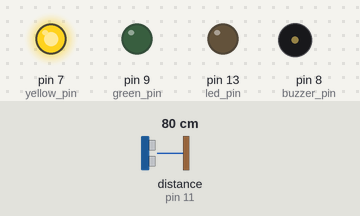
This sketch was run on a simulated Arduino Uno, built with avr-gcc and run on an emulated ATmega328P. Shown: output pins drawn as LEDs (lit = HIGH), buzzer (waves = sounding). Wiring (inferred from the names in the program): ultrasonic range finder: trigger pin 10; echo pin 11. The test bench sets the inputs (shaded band); at power-on: distance to the obstacle (sensor on pin 11) 80 cm. The echo pulse lasts 58.3 µs per cm; pins used as bus, display or sensor lines are not drawn.

Above: at 1.8 s.
1.9 s: distance to the obstacle (sensor on pin 11) set to 120 cm
At 2.6 s:
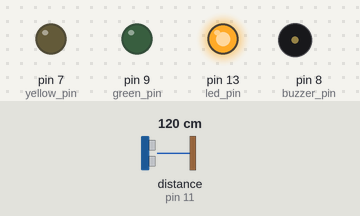
5.5 s: distance to the obstacle (sensor on pin 11) set to 200 cm
9.0 s: distance to the obstacle (sensor on pin 11) set to 206 cm
At 9.34 s:
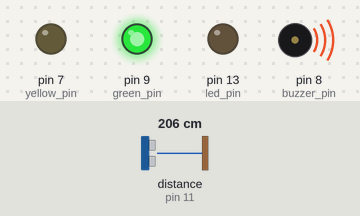
12.6 s: distance to the obstacle (sensor on pin 11) set to 2 cm
At 13.25 s:
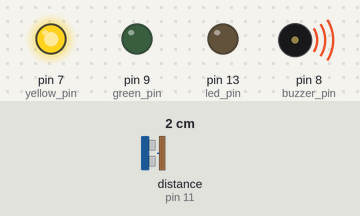
16.6 s: distance to the obstacle (sensor on pin 11) set to 250 cm
At 18.0 s:
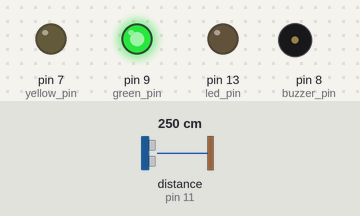
Timing chart, 0 to 21.7 s (numbered marks = the images above; inputs shaded):
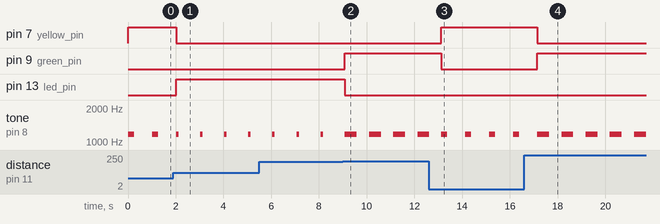

Measured:
- the behaviour switches between 203 and 204 cm on distance to the obstacle (sensor on pin 11) (found by bisection; images 1 and 2)
- after the input at 1.9 s, pin 7 (yellow_pin): HIGH → LOW after 0.12 s; pin 13 (led_pin): LOW → HIGH after 0.12 s
- after the input at 9.0 s, pin 9 (green_pin): LOW → HIGH after 0.09 s; pin 13 (led_pin): HIGH → LOW after 0.09 s
- after the input at 12.6 s, pin 7 (yellow_pin): LOW → HIGH after 0.53 s; pin 9 (green_pin): HIGH → LOW after 0.53 s
- after the input at 16.6 s, pin 7 (yellow_pin): HIGH → LOW after 0.55 s; pin 9 (green_pin): LOW → HIGH after 0.55 s
- by itself, tone on pin 8 (buzzer_pin): alternates 1175 Hz for 0.50 s and silent for 0.52 s

The sketch:

sensor_aproximacao_carro_with_buzzer.ino
```cpp
#include <Servo.h>

#include <Stepper.h>

// C++ code
//

#define NOTE_D6  1175

const int led_pin = 13;
const int button_pin = 12;
const int ldr_pin = A1;
const int buzzer_pin = 8;

const int trigger_pin = 10;
const int echo_pin = 11;

const int green_pin = 9;
const int yellow_pin = 7;


//Ultrasonic ultrasonic(trigger_pin, echo_pin);

enum State{
  VERDE,
  VERMELHO,
  AMARELO
}state;


int ultrasonic(){
  digitalWrite(trigger_pin, LOW);
  delayMicroseconds(2);
  digitalWrite(trigger_pin, HIGH);
  delayMicroseconds(10);
  digitalWrite(trigger_pin, LOW);
  int duration = pulseIn(echo_pin, HIGH);
  float distance = duration * 0.034 / 2;
  return distance;
}

void setup()
{
  pinMode(led_pin, OUTPUT);
  pinMode(green_pin, OUTPUT);
  pinMode(yellow_pin, OUTPUT);

  pinMode(button_pin, INPUT_PULLUP);
  pinMode(buzzer_pin, OUTPUT);

  pinMode(echo_pin, INPUT);
  pinMode(trigger_pin, OUTPUT);

  Serial.begin(9600);
}

void loop()
{

  float ultrasonic_response = ultrasonic();

  if(ultrasonic_response > 200){
    // green light on
  	digitalWrite(green_pin, HIGH);
    digitalWrite(led_pin, LOW);
    digitalWrite(yellow_pin, LOW);
    tone(buzzer_pin, NOTE_D6, 500);
    delay(1000);
    noTone(buzzer_pin);

  }else if (ultrasonic_response < 100){
  	//yellow light on
    digitalWrite(green_pin, LOW);
    digitalWrite(led_pin, LOW);
    digitalWrite(yellow_pin, HIGH);
    tone(buzzer_pin, NOTE_D6, 250);
    delay(1000);
    noTone(buzzer_pin);

  }else{
  //red light on
    digitalWrite(green_pin, LOW);
    digitalWrite(led_pin, HIGH);
    digitalWrite(yellow_pin, LOW);
    tone(buzzer_pin, NOTE_D6, 100);
    delay(1000);
    noTone(buzzer_pin);

  }


}
```
